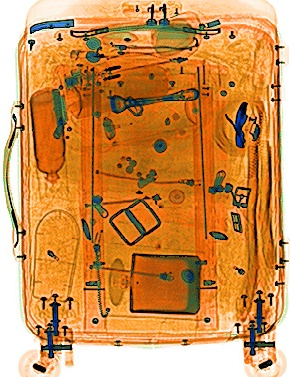
#> input picture background_images/BAGGAGE_20180811_175323_83216_B_1.jpg, 290 x 377 px; its folder holds 4 pictures in this run
$ jupyter execute --allow-errors Assignment.ipynb
#> lines starting #> are read from the running program, lines starting #| are printed output that depends on the picture; after the words box and inside, x2 and y2 are one past the last pixel; in counts of white or black regions, pixels touching at a corner belong together; pictures that were not available may be replaced by others from this repository, and a replacement may not be noted
#> further down, back_img is the input picture: shape (377, 290, 3); mean B, G, R 80.9, 143.2, 205.4
#> `threat_object = np.all(threat_img != (255,255,255),2)`:
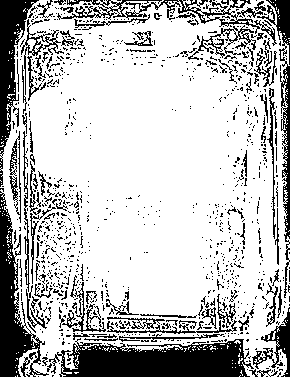
#> threat_object: shape (377, 290) bool; 75.5% white; 1019 black regions (907 under 20 px)
#> `cnts,_ = cv2.findContours(threat_object,cv2.RETR_EXTERNAL,cv2.CHAIN_AP..`: cnts = 195 contours, 193 with area under 20; largest, box (x1, y1, x2, y2) and area: (0, 0, 290, 377) 93590, (235, 0, 244, 7) 21
#> `result = cv2.fillPoly(threat_object, cnts, (255,255,255))`:
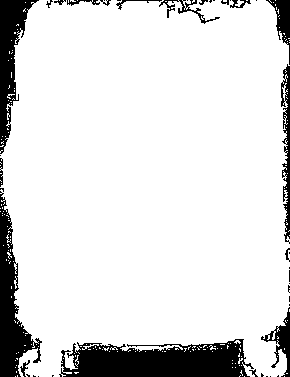
#> result: shape (377, 290); 87.5% white; 43 black regions (24 under 20 px), largest, box (x1, y1, x2, y2) and area: (59, 339, 254, 377) 5337, (0, 191, 42, 377) 3017, (0, 0, 39, 154) 2360
#> `result = cv2.polylines(result, cnts, True, (255,255,255), 30)`:
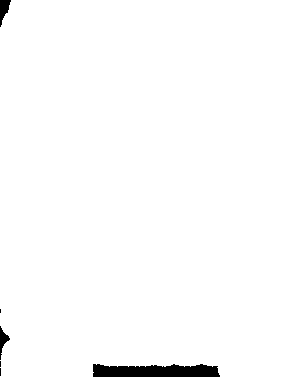
#> result: shape (377, 290); 98.4% white; 6 black regions (3 under 20 px)
#> `cnts,_ = cv2.findContours(result,cv2.RETR_EXTERNAL,cv2.CHAIN_APPROX_NO..`: cnts = 1 contour; box (x1, y1, x2, y2) and area: (0, 0, 290, 377) 106932
#> `x,y,w,h = cv2.boundingRect(cnts[0])`: x = 0; w = 290; h = 377
#> `first_image = Image.fromarray(white)`: first_image: PIL image 290x377 RGB; every value is 255
#> `first_image.paste(second_image, (shape[0] // 4,shape[1] //4))`:
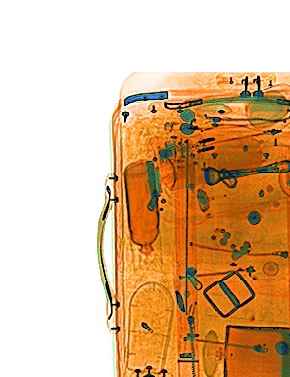
#> first_image: PIL image 290x377 RGB; mean R, G, B 223.6, 186.8, 149.6
#> `first_img_rotated = cv2.warpAffine(first_img,rotation_matrix,(w,h))`:
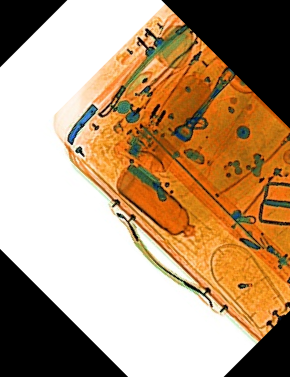
#> first_img_rotated: shape (377, 290, 3); mean R, G, B 180.1, 149.5, 118.3
#> `black = np.all(first_img_rotated==(0,0,0),2)`:
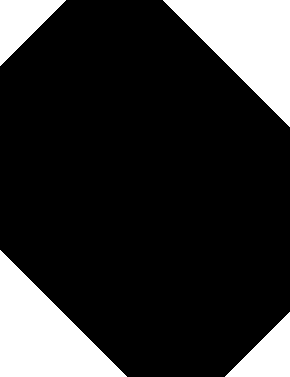
#> black: shape (377, 290) bool; 18.9% white; 4 white regions
#> `cnts,_ = cv2.findContours(black,cv2.RETR_EXTERNAL,cv2.CHAIN_APPROX_NONE)`: cnts = 4 contours; box (x1, y1, x2, y2) and area: (0, 250, 127, 377) 7938, (163, 0, 290, 127) 7938, (0, 0, 66, 66) 2112, (225, 312, 290, 377) 2048
#> `first_img_rotated = cv2.polylines(first_img_rotated, cnts, True, (255,..`:
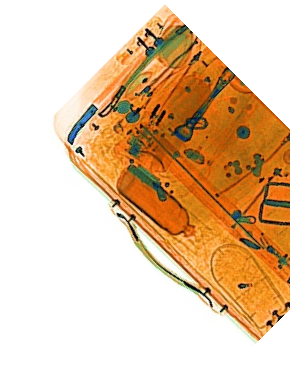
#> first_img_rotated: shape (377, 290, 3); mean R, G, B 229.1, 198.6, 167.4
#> `cv2.addWeighted(first_img_rotated,alpha,back_img,1-alpha,0,back_img)`:
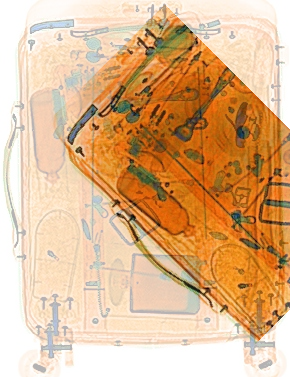
#> back_img: shape (377, 290, 3); mean R, G, B 222, 182, 141.5
[cell 1]
# Importing Required libraries
import cv2
import numpy as np
from PIL import Image
import os

[cell 2]
# Paths of 2 sets of input images and output saving path
back_path = 'background_images'
threat_path = 'threat_images'
output_path = 'output'

[cell 3]
# List of image file in each of given sets
back_imgs = os.listdir(back_path)
threat_imgs = os.listdir(threat_path)

#> (a cell that did not finish here is left out)
